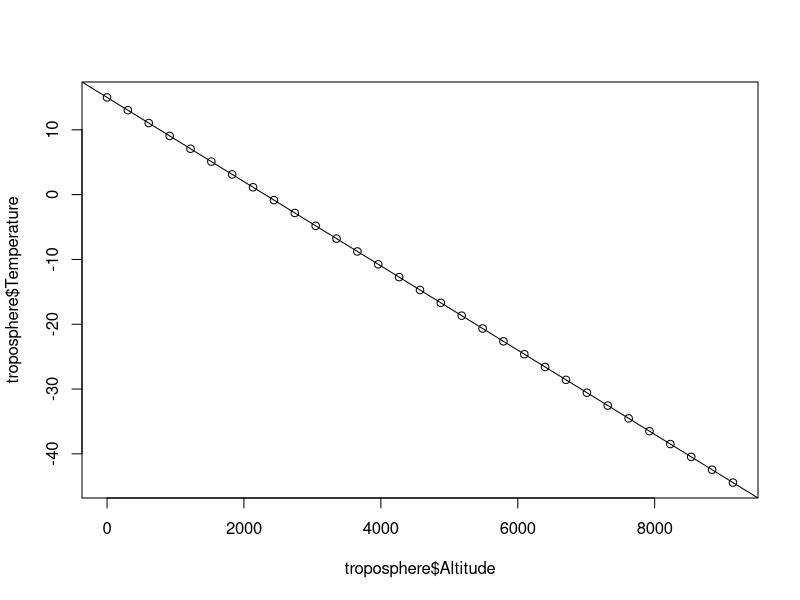
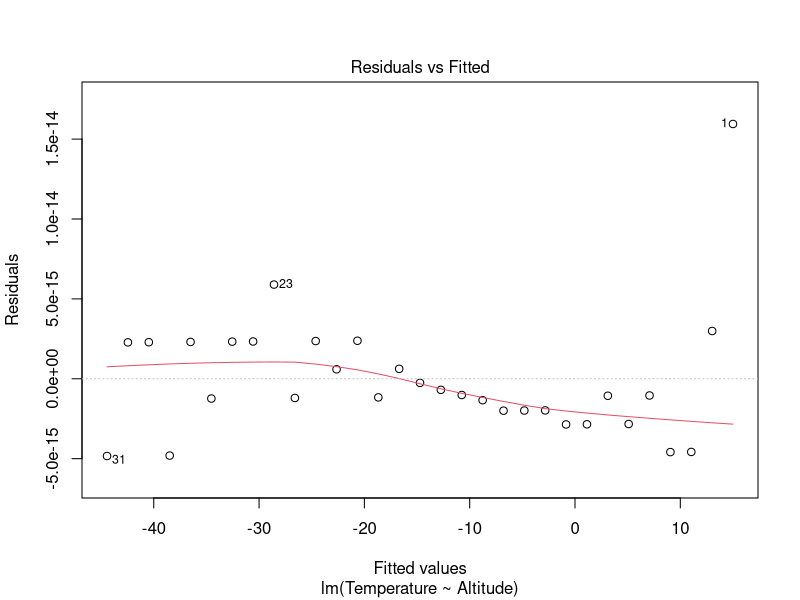
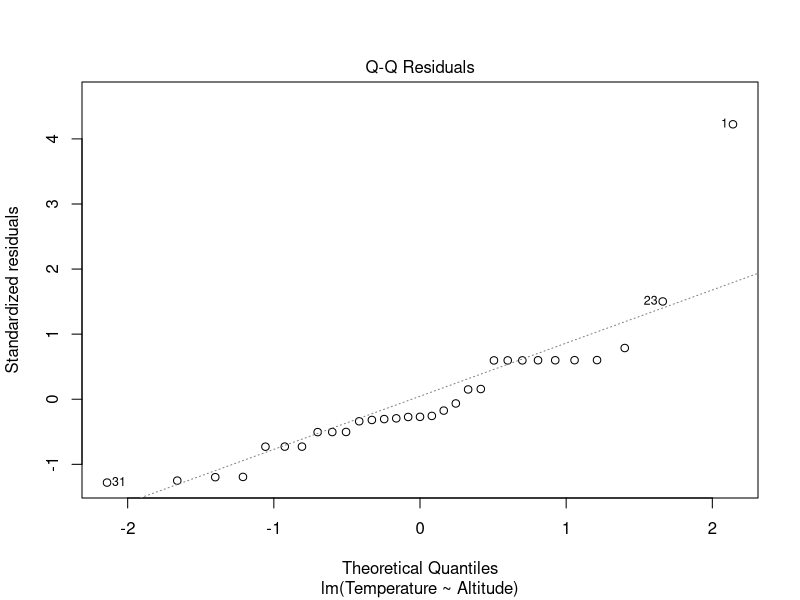
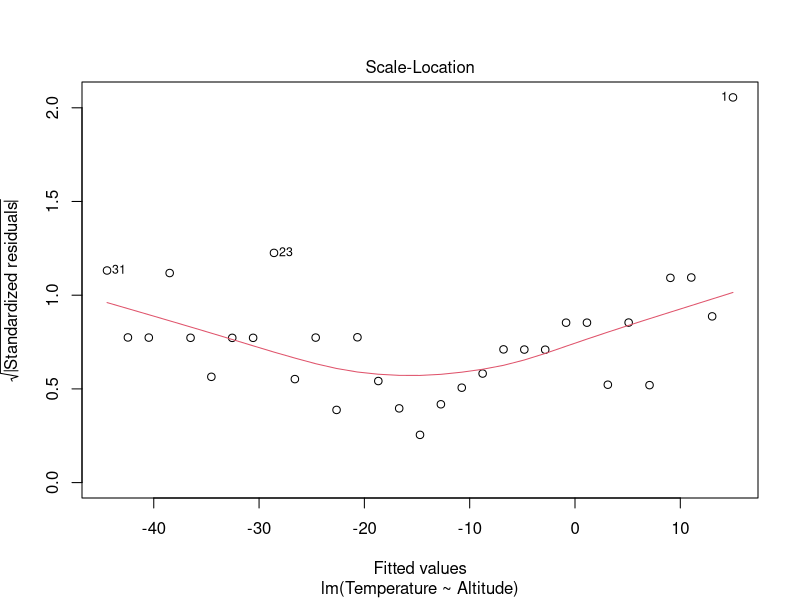
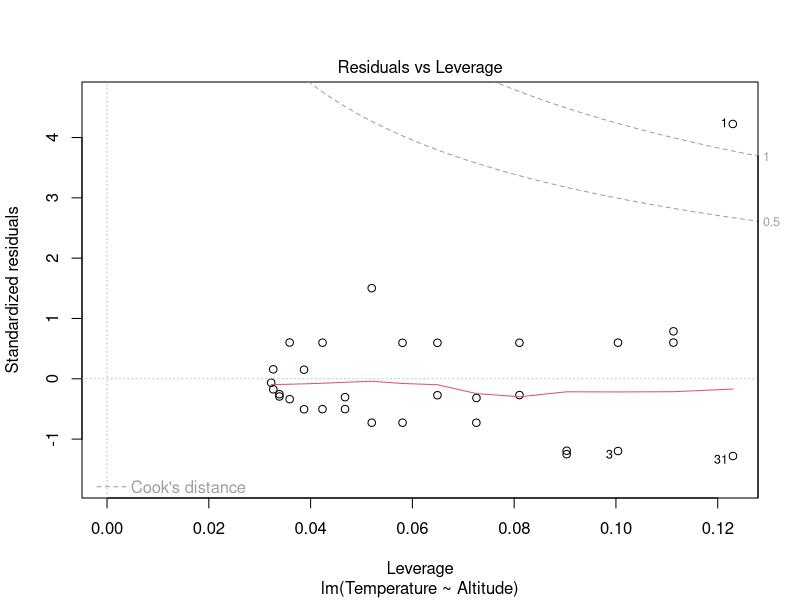

The R script that drew these images, in order:
#### B2/ETX3 Tutorial ####

##### R Script 2: Linear regression

#### Packages #####

#install.packages("here")
  library(here)

##### Data #####
  troposphere = read.csv(here("Data/2/troposphere.csv"))
  low_troposphere = read.csv(here("Data/2/lower_troposphere.csv"))

  # In this exercise we will work with atmospheric data in the troposphere (altitude [m], temperature [°C], 
  # oxygen content [%], wind speed [km/h]) to explore linear regressions

##### Linear regression ######

###### Creating model and checking assumptions #######
  
  # We want to explore the relationship between altitude and temperature in the troposphere
  # Let's see if we can use linear regression to predict temperature from altitude
  
  # First we plot the two variables on a scatterplot to see whether a linear relationship looks plausible or not

  plot(troposphere$Altitude, troposphere$Temperature)
    # Looks good!

  # So now let's define our linear model using the "lm()" function
  # We want to predict temperature from altitude, so:

  temp_mod = lm(Temperature ~ Altitude, data = troposphere)
  
  # We add the regression line from the model to the scatterplot to see how it fits
  
  abline(temp_mod)
  # Looks great
  
  
  # Now we  have to check whether the assumptions of the linear model are fulfilled:
  
  
  # 1. Linearity -> Yes! (we already checked that by plotting the variables)
  
  # 2. Normal distribution of residual errors -> ?
  
  # 3. Constant variance of residuals (Homoscedasticity) -> ?
  
  # 4. Independece of observations -> Yes! we assume that the data was gathered correctly
  
  # Also we will check for outliers and influential observations
  
  # To perform this model diagnosis we can use the "plot()"-function on our model "temp_mod"
  # It will return diagnostic plots where we can see whether the assumptions are met or not
  plot(temp_mod)
  
  
  # We can see that normal distribution of residual errors constant variance of residuals (Homoscedasticity) 
  # are fulfilled and that there are no outliers or influential observations
  
  # If you are unsure how to read this from the plots, go see the "Additional resources" on github
  # There are links quickly explaining "Linear model assumptions and diagnosis"
  
  

###### Interpreting model ######
  
  # Now that we know all the assumptions are fulfilled and our model is plausible
  # we can interpret the model outcome and gain an understanding between the relationship of altitude 
  # and temperature
  
  # For that we use the "summary()"-function
  
  summary(temp_mod)
    # We can gather a lot of information from the output in the console, most importantly:
  
    # 1. The p-value is very small (<2.2e-16) -> the linear relationship between altitude and temperature
    # is statistically highly significant
  
    # 2. R-squared value is very high (>= 0.99) -> the model can predict temperature from altitude 
    # very accurately
  
    # 3. The formula to predict temperature from altitude is: 
    # Temperature = 15.06 - 0.0065*Altitude
  
  
  
  ### Adding confidence intervals
  
  ### Tasks
  
  
  